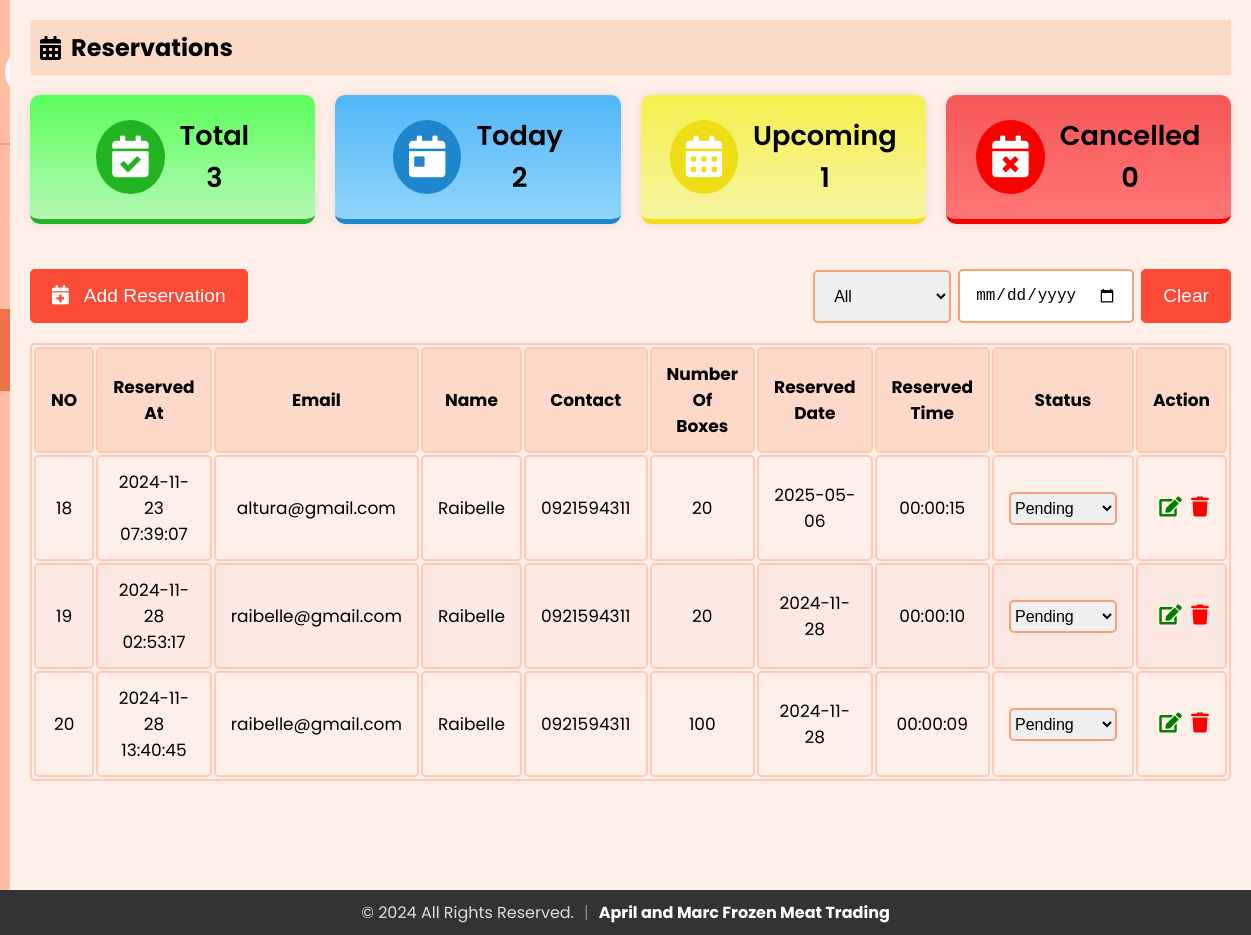
/admin/reservations.php (signed in), run on the app's committed database.
### tables this page shows
CREATE TABLE `staff` (
  `id` int(11) NOT NULL,
  `firstName` varchar(50) NOT NULL,
  `lastName` varchar(50) NOT NULL,
  `email` varchar(100) NOT NULL,
  `contact` varchar(15) DEFAULT NULL,
  `role` enum('superadmin','admin','delivery boy','waiter') NOT NULL,
  `password` varchar(255) NOT NULL,
  `createdAt` timestamp NOT NULL DEFAULT current_timestamp(),
  `updatedAt` timestamp NOT NULL DEFAULT current_timestamp() ON UPDATE current_timestamp(),
  `profile_image` varchar(255) NOT NULL DEFAULT 'default.jpg'
);

CREATE TABLE `reservations` (
  `email` varchar(255) NOT NULL,
  `name` varchar(255) NOT NULL,
  `contact` varchar(10) NOT NULL,
  `noOfBox` int(50) NOT NULL,
  `reservedTime` time NOT NULL,
  `reservedDate` date NOT NULL,
  `reservedAt` timestamp NOT NULL DEFAULT current_timestamp(),
  `status` enum('Pending','On Process','Completed','Cancelled') NOT NULL DEFAULT 'Pending',
  `reservation_id` int(11) NOT NULL
);

### admin/sidebar.php (called while the page is built, shortened)
<?php
include 'db_connection.php';
$admin_email = isset($_SESSION['email']) ? $_SESSION['email'] : '';
function getAdminInfo($email)
{
  global $conn;
  $stmt = $conn->prepare("SELECT firstName, lastName, email, profile_image FROM staff WHERE email = ?");
  $stmt->bind_param("s", $email);
  $stmt->execute();
  $stmt->bind_result($firstName, $lastName, $email,  $profile_image);
  return [
    'firstName' => $firstName ?: '',
    'lastName' => $lastName ?: '',
    'email' => $email ?: '',
    'profile_image' => $profile_image ?: 'default.jpg'
  ];
}
$admin_info = getAdminInfo($admin_email);
?>

### admin/reservations.php (the view, shortened to what this page needs)
<?php
include 'db_connection.php';
$sql_total = "SELECT COUNT(*) AS total FROM reservations";
$result_total = $conn->query($sql_total);
$row_total = $result_total->fetch_assoc();
$totalReservations = $row_total['total'];
$sql_today = "SELECT COUNT(*) AS today FROM reservations WHERE DATE(reservedDate) = CURDATE()";
$result_today = $conn->query($sql_today);
$row_today = $result_today->fetch_assoc();
$todaysReservations = $row_today['today'];
$sql_upcoming = "SELECT COUNT(*) AS upcoming FROM reservations WHERE reservedDate > CURDATE() AND status != 'Cancelled' AND status != 'Completed' AND status != 'On Process'";
$result_upcoming = $conn->query($sql_upcoming);
$row_upcoming = $result_upcoming->fetch_assoc();
$upcomingReservations = $row_upcoming['upcoming'];
$sql_cancelled = "SELECT COUNT(*) AS cancelled FROM reservations WHERE status = 'Cancelled'";
$result_cancelled = $conn->query($sql_cancelled);
$row_cancelled = $result_cancelled->fetch_assoc();
$cancelledReservations = $row_cancelled['cancelled'];
$dateFilter = isset($_GET['dateFilter']) ? $_GET['dateFilter'] : '';
$query = "SELECT * FROM reservations";
$query .= " ORDER BY reservedDate DESC";
$result = $conn->query($query);
?>
<?php
include 'sidebar.php';
?>
<!DOCTYPE html>
<html lang="en">
<head>
  <link rel="stylesheet" href="https://cdnjs.cloudflare.com/ajax/libs/font-awesome/5.15.3/css/all.min.css">
  <link rel="stylesheet" href="sidebar.css">
  <link rel="stylesheet" href="admin_reservation.css">
</head>
<body>
  <div class="sidebar">
    <div class="profile-section">
      <img src="../uploads/<?php echo htmlspecialchars($admin_info['profile_image']); ?>" alt="Profile Picture">
    </div>
    <ul>
            <li><a href="index.php" ><i class="fas fa-chart-line"></i> Overview</a></li>
            <li><a href="admin_menu.php" ><i class="fas fa-utensils"></i> Products</a></li>
            <li><a href="reservations.php" class="active"><i class="fas fa-calendar-alt"></i> Reservations</a></li>
            <li><a href="admin_orders.php"><i class="fas fa-shopping-cart"></i> Order Management</a></li>
            <li><a href="users.php"><i class="fas fa-users"></i> Users</a></li>
            <li><a href="reviews.php"><i class="fas fa-star"></i> Reviews</a></li>
            <li><a href="staffs.php" ><i class="fas fa-users"></i> Staffs</a></li>
            <li><a href="profile.php"><i class="fas fa-user"></i> Profile Setting</a></li>
            <li><a href="logout.php"><i class="fas fa-sign-out-alt"></i> Logout</a></li>
        </ul>
  </div>
  <div class="content">
    <div class="header">
      <h2><i class="fas fa-calendar-alt"></i> Reservations</h2>
    </div>
    <div>
      <div class="stats">
        <div class="stat-item" id="total">
          <div class="stat-icon" id="total-icon">
            <i class="fas fa-calendar-check"></i>
          </div>
          <div class="stat-text">
            <p>Total</p>
            <p><?php echo $totalReservations; ?></p>
          </div>
        </div>
        <div class="stat-item" id="today">
          <div class="stat-icon" id="today-icon">
            <i class="fas fa-calendar-day"></i>
          </div>
          <div class="stat-text">
            <p>Today</p>
            <p><?php echo $todaysReservations; ?></p>
          </div>
        </div>
        <div class="stat-item" id="upcoming">
          <div class="stat-icon" id="upcoming-icon">
            <i class="fas fa-calendar-alt"></i>
          </div>
          <div class="stat-text">
            <p>Upcoming</p>
            <p><?php echo $upcomingReservations; ?></p>
          </div>
        </div>
        <div class="stat-item" id="cancelled">
          <div class="stat-icon" id="cancelled-icon">
            <i class="fas fa-calendar-times"></i>
          </div>
          <div class="stat-text">
            <p>Cancelled</p>
            <p><?php echo $cancelledReservations; ?></p>
          </div>
        </div>
      </div>
      <div class="buttons-container">
        <button onclick="openaddReservationModal()"><i class="fas fa-calendar-plus"></i> &nbsp; Add Reservation</button>
        <div class="actions">
          <select id="statusFilter" name="statusFilter" onchange="filterByStatus()">
            <option value="">All</option>
          </select>
          <input type="date" id="dateFilter" name="dateFilter" value="<?php echo htmlspecialchars($dateFilter); ?>" onchange="filterByDate()">
          <button type="button" onclick="clearFilter()">Clear</button>
        </div>
      </div>
      <table id="userTable">
        <thead>
          <tr>
            <th>NO</th>
            <th>Reserved At</th>
            <th>Email</th>
            <th>Name</th>
            <th>Contact</th>
            <th>Number Of Boxes</th>
            <th>Reserved Date</th>
            <th>Reserved Time</th>
            <th>Status</th>
            <th>Action</th>
          </tr>
        </thead>
        <tbody>
          <?php
          if ($result->num_rows > 0) {
            while ($row = $result->fetch_assoc()) {
              echo "<tr>
      <td>{$row['reservation_id']}</td>
      <td>{$row['reservedAt']}</td>
      <td>{$row['email']}</td>
      <td>{$row['name']}</td>
      <td>{$row['contact']}</td>
      <td>{$row['noOfBox']}</td>
      <td>{$row['reservedDate']}</td>
      <td>{$row['reservedTime']}</td>
      <td>
        <select id='status-{$row['reservation_id']}' onchange=\"updateStatus('{$row['reservation_id']}', this.value)\" class='status-select'>
          <option value='Pending' " . ($row['status'] == 'Pending' ? 'selected' : '') . ">Pending</option>
          <option value='Approved' " . ($row['status'] == 'Approved' ? 'selected' : '') . ">Approved</option>
          <option value='On Process' " . ($row['status'] == 'On Process' ? 'selected' : '') . ">On Process</option>
          <option value='Completed' " . ($row['status'] == 'Completed' ? 'selected' : '') . ">Completed</option>
          <option value='Cancelled' " . ($row['status'] == 'Cancelled' ? 'selected' : '') . ">Cancelled</option>
        </select>
      </td>
      <td>
        <button id='editbtn' onclick='openEditReservationModal(this)' data-id='{$row['reservation_id']}' data-email='{$row['email']}' data-name='{$row['name']}' data-contact='{$row['contact']}' data-reservedDate='{$row['reservedDate']}' data-reservedTime='{$row['reservedTime']}' data-noOfBox='{$row['noOfBox']}' data-status='{$row['status']}'><i class='fas fa-edit'></i></button>
        <button id='deletebtn' onclick=\"deleteItem('{$row['reservation_id']}')\"><i class='fas fa-trash'></i></button>
      </td>
    </tr>";
            }
          } else {
            echo "<tr><td colspan='10' style='text-align: center;'>No Reservations Found</td></tr>";
          }
          ?>
        </tbody>
      </table>
    </div>
</body>
</html>

### admin/sidebar.css (style rules this page uses)
* { margin: 0; padding: 0; box-sizing: border-box; }
body { background: #fef0e8; font-family: "Poppins", sans-serif; display: flex; flex-direction: row; margin: 0; }
.sidebar { width: 250px; background-color: #ffbda1; color: #1d1818; overflow: auto; position: relative; min-height: 100vh; font-size: 1.1rem }
.sidebar ul li a { display: block; padding: 15px; text-decoration: none; color: #1d1818; transition: background-color 0.3s; }
.sidebar ul li a.active { background-color:#ee7149; font-weight: bold; }
.sidebar ul { list-style-type: none; padding: 0; }
.content { flex: 1; padding: 20px; }
.header { padding: 10px; background-color: #fbdac7; margin-bottom: 20px; display: flex; align-items: center; }
.header h2 { display: flex; align-items: center; }
.header h2 i { margin-right: 10px; }
.profile-section { padding: 20px 5px 20px 5px; display: flex; align-items: center; border-bottom: 2px solid rgba(253, 108, 77, 0.5); }
.profile-section img { width: 50px; height: 50px; border-radius: 50%; margin-right: 15px; }
.sidebar ul li a.active { font-weight: bold; }

### admin/admin_reservation.css (style rules this page uses)
* { margin: 0; padding: 0; }
body { background: #fef0e8; font-family: "Poppins", sans-serif; margin: 0; }
.content { margin-bottom: 40px; }
table { width: 100%; border: 2px solid #ffc9b3; font-size: 17px; text-align: center; cursor: pointer; border-radius: 5px; }
table th, table td { padding: 12px 15px; border: 2px solid #ffc9b3; border-radius: 5px; }
table th { background-color: #fdd9c9; }
table tr:nth-of-type(even) { background-color: #fce9e2; }
.header { padding: 10px; background-color: #fbdac7; margin-bottom: 20px; display: flex; align-items: center; }
.stats { display: flex; gap: 20px; margin-top: 20px; margin-bottom: 20px; }
.stats #total { background: linear-gradient(to bottom, rgb(90, 254, 90), rgb(180, 250, 180)); border-bottom: 5px solid rgb(34, 180, 34); }
.stats #today { background: linear-gradient(to bottom, rgb(80, 182, 246), rgb(145, 214, 251)); border-bottom: 5px solid rgb(29, 134, 204); }
.stats #upcoming { background: linear-gradient(to bottom, rgb(245, 240, 78), rgb(245, 245, 161)); border-bottom: 5px solid rgb(239, 221, 21); }
.stats #cancelled { background: linear-gradient(to bottom, rgb(246, 87, 87), rgb(254, 117, 117)); border-bottom: 5px solid rgb(248, 1, 1); }
.stat-item { display: flex; align-items: center; justify-content: center; padding: 20px; gap: 15px; border-radius: 10px; box-shadow: 0 0 10px rgba(0, 0, 0, 0.1); flex: 1; }
.stat-item div { display: flex; align-items: center; }
.stat-text { display: flex; flex-direction: column; }
.stat-item p, .stat-item h3 { margin: 0; font-size: 1.7rem; font-weight: 600; }
.stat-icon { font-size: 2.6rem; color: #fff; border-radius: 50%; padding: 16px; }
#total-icon { background: rgb(34, 180, 34); }
#today-icon { background: rgb(29, 134, 204); }
#upcoming-icon { background: rgb(239, 221, 21); }
#cancelled-icon { background: rgb(248, 1, 1); }
.status-select { border: 2px solid #f4a178; padding: 5px 0px 5px 0; font-size: 16px; border-radius: 5px; cursor: pointer; outline: none; }
#editbtn, #deletebtn { font-size: 20px; background: none; border: none; padding: 0 0 0 5px; outline: none; cursor: pointer; transition: transform 0.3s ease; }
#editbtn { color: green; }
#deletebtn { color: red; }
.buttons-container { display: flex; justify-content: space-between; align-items: center; margin-bottom: 0px; margin-top: 25px; }
button { background-color: #fb4a36; color: white; border: 2px solid #fb4a36; padding: 14px 20px; cursor: pointer; border-radius: 5px; transition: all 0.3s ease; font-size: 1.2rem; }
.actions { display: flex; align-items: center; margin-bottom: 20px; margin-top: 20px; gap: 7px; }
.actions select, .actions input { padding: 15px; font-size: 1rem; border-radius: 5px; border: 2px solid #f4a178; cursor: pointer; outline: none; }

### admin/reservations.php (style rules this page uses)
.content { margin-bottom: 40px; }

### data on the page
staff: profile_image (picture)
reservations: reservation_id "18", reservedAt "2024-11-23 07:39:07", email "altura@gmail.com", name "Raibelle", contact "0921594311", noOfBox "20", reservedDate "2025-05-06", reservedTime "00:00:15", status+reservation_id "Pending"
reservations: reservation_id "19", reservedAt "2024-11-28 02:53:17", email "raibelle@gmail.com", name "Raibelle", contact "0921594311", noOfBox "20", reservedDate "2024-11-28", reservedTime "00:00:10", status+reservation_id "Pending"
reservations: reservation_id "20", reservedAt "2024-11-28 13:40:45", email "raibelle@gmail.com", name "Raibelle", contact "0921594311", noOfBox "100", reservedDate "2024-11-28", reservedTime "00:00:09", status+reservation_id "Pending"

### other printed values
$totalReservations "3"
$todaysReservations "2"
$upcomingReservations "1"
$cancelledReservations "0"
